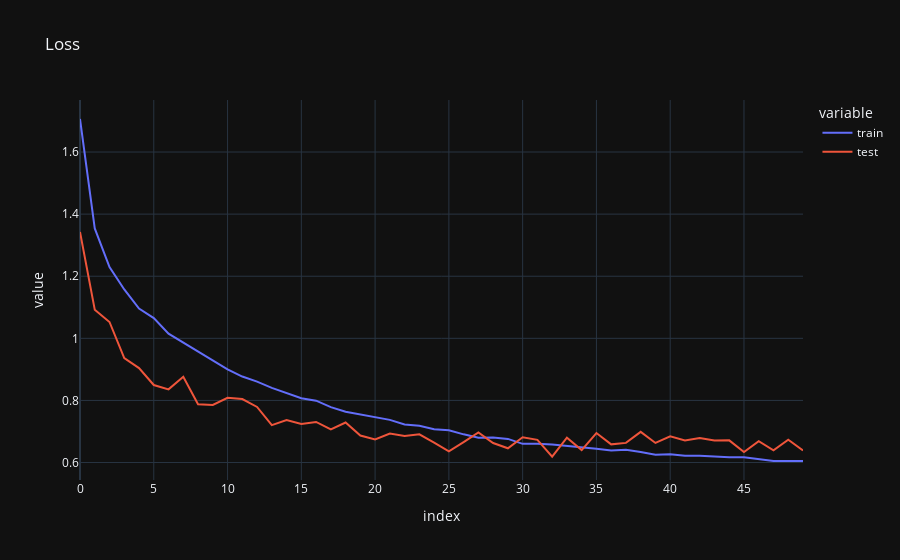

The notebook cell this image was saved under:
### Code cell
loss_history = pd.DataFrame({
    'train': history.history['loss'],
    'test': history.history['val_loss']
})
px.line(loss_history, title='Loss')

### Figure 1 — Plotly figure (JSON) as saved in the notebook; plotly's stock layout.template omitted (floating-point values rounded to 4 significant figures)
{"data": [{"hovertemplate": "variable=train<br>index=%{x}<br>value=%{y}<extra></extra>", "legendgroup": "train", "line": {"color": "#636efa", "dash": "solid"}, "marker": {"symbol": "circle"}, "mode": "lines", "name": "train", "orientation": "v", "showlegend": true, "type": "scatter", "x": [0, 1, 2, 3, 4, 5, 6, 7, 8, 9, 10, 11, 12, 13, 14, 15, 16, 17, 18, 19, 20, 21, 22, 23, 24, 25, 26, 27, 28, 29, 30, 31, 32, 33, 34, 35, 36, 37, 38, 39, 40, 41, 42, 43, 44, 45, 46, 47, 48, 49], "xaxis": "x", "y": [1.706, 1.354, 1.229, 1.157, 1.096, 1.065, 1.015, 0.9863, 0.957, 0.9272, 0.9003, 0.877, 0.8605, 0.8405, 0.8242, 0.807, 0.7992, 0.7785, 0.7635, 0.7547, 0.7465, 0.7374, 0.7227, 0.7186, 0.7071, 0.704, 0.6908, 0.6795, 0.6809, 0.6762, 0.6601, 0.6606, 0.6579, 0.6538, 0.6499, 0.6446, 0.6386, 0.6414, 0.6337, 0.6247, 0.6266, 0.6218, 0.6216, 0.618, 0.6168, 0.6166, 0.6099, 0.6049, 0.6052, 0.6051], "yaxis": "y"}, {"hovertemplate": "variable=test<br>index=%{x}<br>value=%{y}<extra></extra>", "legendgroup": "test", "line": {"color": "#EF553B", "dash": "solid"}, "marker": {"symbol": "circle"}, "mode": "lines", "name": "test", "orientation": "v", "showlegend": true, "type": "scatter", "x": [0, 1, 2, 3, 4, 5, 6, 7, 8, 9, 10, 11, 12, 13, 14, 15, 16, 17, 18, 19, 20, 21, 22, 23, 24, 25, 26, 27, 28, 29, 30, 31, 32, 33, 34, 35, 36, 37, 38, 39, 40, 41, 42, 43, 44, 45, 46, 47, 48, 49], "xaxis": "x", "y": [1.343, 1.092, 1.053, 0.9363, 0.9042, 0.8496, 0.8357, 0.8761, 0.7877, 0.7854, 0.8085, 0.8043, 0.7791, 0.7204, 0.7365, 0.7239, 0.7307, 0.7067, 0.7288, 0.6871, 0.6742, 0.6932, 0.6858, 0.6909, 0.6642, 0.6357, 0.6655, 0.6967, 0.6629, 0.6459, 0.6814, 0.673, 0.6188, 0.6799, 0.6399, 0.695, 0.6585, 0.6633, 0.6988, 0.663, 0.6842, 0.6713, 0.6792, 0.6713, 0.6714, 0.6341, 0.6687, 0.6393, 0.6734, 0.639], "yaxis": "y"}], "layout": {"legend": {"title": {"text": "variable"}, "tracegroupgap": 0}, "title": {"text": "Loss"}, "xaxis": {"anchor": "y", "domain": [0, 1], "title": {"text": "index"}}, "yaxis": {"anchor": "x", "domain": [0, 1], "title": {"text": "value"}}}}
